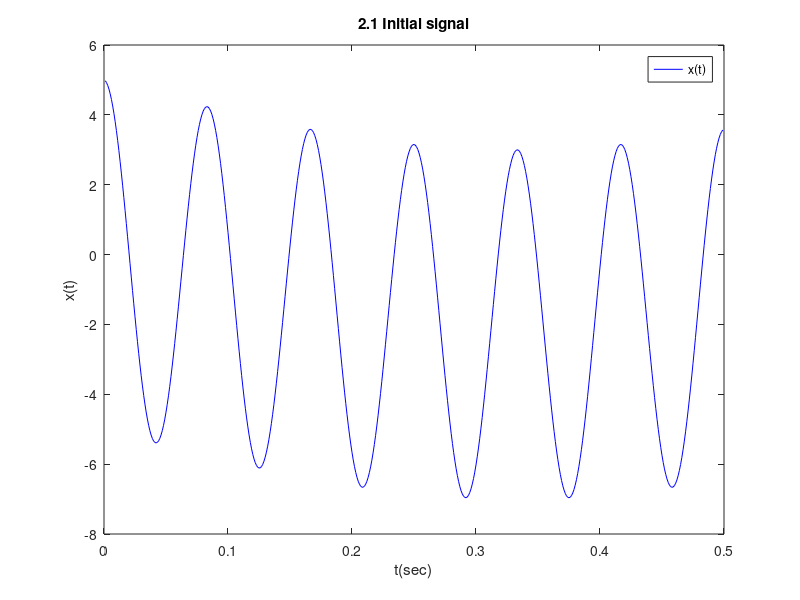
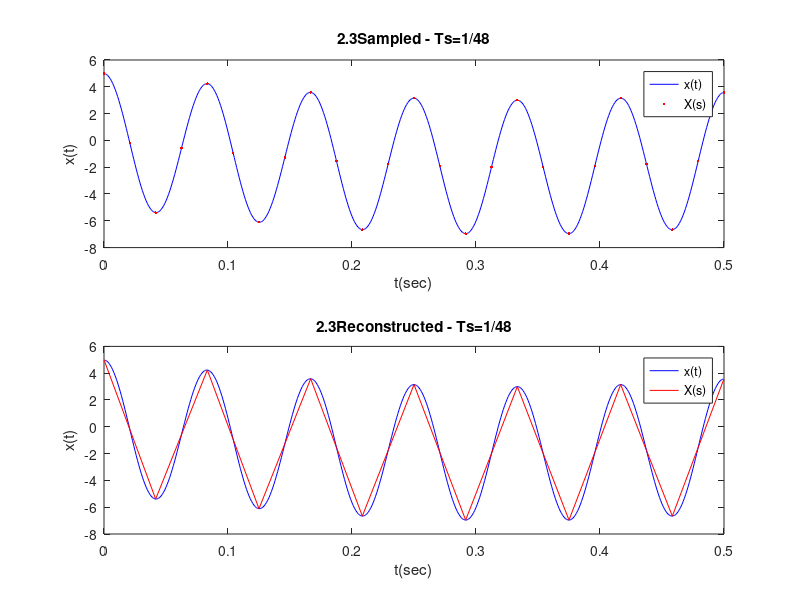
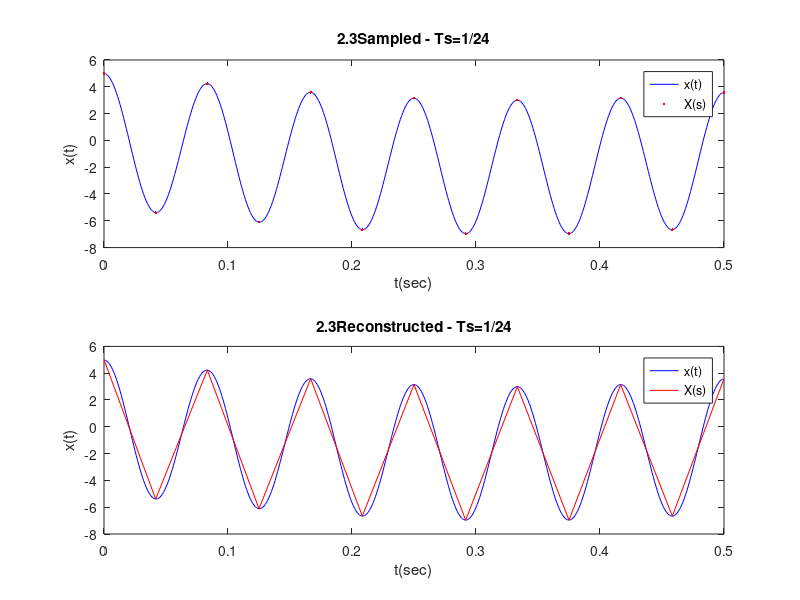
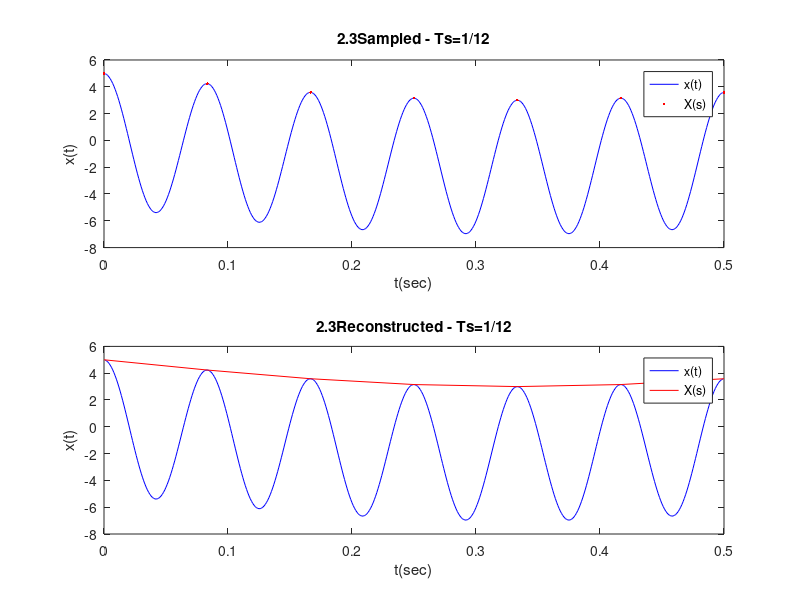

These figures' MATLAB source, in order:
%-------------------------------------------------------------
%
%
%
%
%-------------------------------------------------------------
clear all
close all
clc

% Just for saving in a separate folder figures as png files
DEBUG = true; dirpath = 'photos'; if ~DEBUG && ~exist(dirpath,'dir') ; mkdir(dirpath); end

%
%   Exercise 2
%

% 2.1
% Initial signal 
tmin = 0 ; tmax = 0.5 ;
dt = 0.001;                             % dt = 1ms
t = [ tmin + dt : dt : tmax - dt ];     % 0 < t < 500ms
x = 5*cos(24*pi*t)-2*sin(1.5*pi*t);     % x(t) = 5cos(24πt)-2sin(1.5πt)
% Plot Initial signal
stepName = '2.1 Initial signal';
f = figure();
p1 = plot(t,x,'b'); 
legend([p1],'x(t)'); legend('Location','NorthEast');
title(stepName); ylabel('x(t)'); xlabel('t(sec)'); %axis([xmin xmax ymin ymax]);
if ~DEBUG ; saveas(f,strcat(dirpath, '/', stepName, '.jpg')) ; end

% 2.2
% Fourier Tranform
NFFT = 2^nextpow2(length(x));       % NFFT = biggest power of 2 
X=fftshift(fft(x,NFFT));

% 2.3
% Sampling Frequences
Ts = [1/48 1/24 1/12];
Ts_str = ['48';'24';'12'];

stepName = '2.3 ';
for i=1:length(Ts)
    n = [ceil(tmin/Ts(i)) : floor(tmax/Ts(i))];                       % length(n) = nunber of samples
    x_sampled = 5*cos(24*pi*n*Ts(i))-2*sin(1.5*pi*n*Ts(i));
    
    % New figure
    f = figure(); grid on;
    
    % Sampled signal
    subplot(2,1,1)
    p1 = plot(t,x,'b'); 
    hold on;
    p2 = plot(n*Ts(i),x_sampled,'r.');
    legend([p1,p2],'x(t)','X(s)'); legend('Location','NorthEast');
    title(strcat(stepName, 'Sampled - Ts=1/', Ts_str(i,:))); ylabel('x(t)'); xlabel('t(sec)'); %axis([0 .5 4 -4]);
    
    % Reconstructed signal
    subplot(2,1,2)
    p1 = plot(t,x,'b'); 
    hold on;
    p2 = plot(n*Ts(i),x_sampled,'r');
    legend([p1,p2],'x(t)','X(s)'); legend('Location','NorthEast');
    title(strcat(stepName, 'Reconstructed - Ts=1/', Ts_str(i,:))); ylabel('x(t)'); xlabel('t(sec)'); %axis([0 .5 4 -4]);
    
    if ~DEBUG ; saveas(f,strcat(dirpath, '/', stepName, '- Ts is 1_', Ts_str(i,:), '.jpg')) ; end 
end








